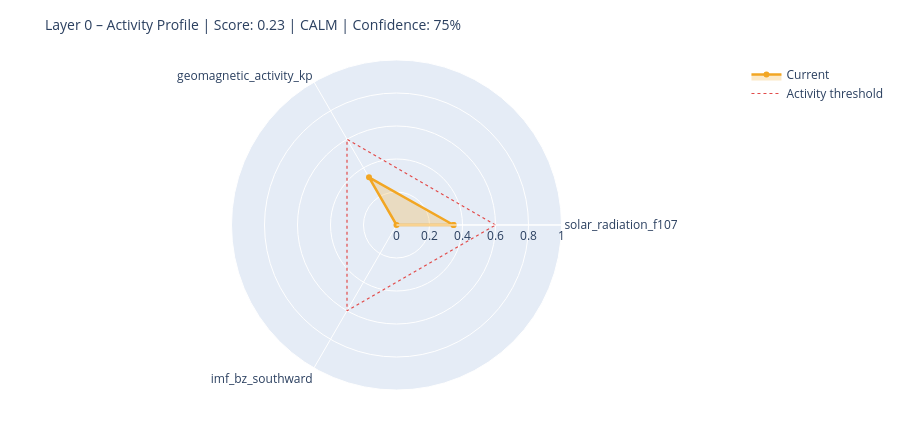

The code cell stored with this chart in its notebook:
### Markdown cell above
---
## 6. State Assessment & Handoff to Layer 1

### Code cell
# ============================================================
# STEP 1 – Collect raw values with source modes
# Mode: 'primary' | 'fallback_3h' | 'last_valid' | 'missing'
# ============================================================

def safe_last(df, col):
    if df is None or col not in df.columns: return None
    s = df[col].dropna()
    return float(s.iloc[-1]) if not s.empty else None

f107_now = safe_last(df_f107, 'f10.7')
bz_now   = safe_last(df_mag,  'bz_gsm')
kp_now   = safe_last(df_kp,   'kp')
sw_now   = safe_last(df_sw,   'speed')

source_modes = {
    'F10.7':    'primary'  if f107_now is not None else 'missing',
    'Kp':       'primary'  if kp_now   is not None else 'missing',
    'IMF_Bz':   'primary'  if bz_now   is not None else 'missing',
    'SW_speed': 'primary'  if sw_now   is not None else 'missing',
}

# Kp Fallback – 3h endpoint
if kp_now is None:
    try:
        r = requests.get(
            'https://services.swpc.noaa.gov/json/noaa-planetary-k-index.json',
            timeout=10)
        r.raise_for_status()
        fb = pd.DataFrame(r.json())
        tc = next((c for c in fb.columns if 'time' in c.lower()), fb.columns[0])
        kc = next((c for c in fb.columns if 'kp' in c.lower() and c != tc), None)
        if kc:
            fb[kc] = fb[kc].astype(str).str.extract(r'([0-9]+(?:\.[0-9]*)?)')[0]
            fb[kc] = pd.to_numeric(fb[kc], errors='coerce')
            fb = fb[fb[kc] >= 0].dropna(subset=[kc])
            if not fb.empty:
                kp_now = float(fb[kc].iloc[-1])
                source_modes['Kp'] = 'fallback_3h'
                print(f'  Kp fallback (3h): {kp_now:.1f}')
    except Exception as e:
        print(f'  Kp fallback failed: {e}')

# Solar Wind Fallback – last valid value
if sw_now is None and df_sw is not None and 'speed' in df_sw.columns:
    s = df_sw['speed'].dropna()
    if not s.empty:
        sw_now = float(s.iloc[-1])
        source_modes['SW_speed'] = 'last_valid'
        print(f'  SW fallback (last_valid): {sw_now:.0f} km/s')

print()
print('Source modes:', source_modes)

# ============================================================
# STEP 2 – Score from available components only
# ============================================================

def norm(v, lo, hi):
    if v is None: return None
    return max(0.0, min(1.0, (v - lo) / (hi - lo)))

COMPONENTS = {
    'solar_radiation_f107':    (f107_now, norm(f107_now, 60, 250)),
    'geomagnetic_activity_kp': (kp_now,   norm(kp_now,   0,   9)),
    'imf_bz_southward':        (bz_now,   norm(-(bz_now or 0) if bz_now else None, -5, 30)
                                           if bz_now is not None else None),
    'solar_wind_speed':        (sw_now,   norm(sw_now, 300, 800)),
}

available   = {k: v[1] for k, v in COMPONENTS.items() if v[1] is not None}
unavailable = [k for k, v in COMPONENTS.items() if v[1] is None]

layer0_score = round(sum(available.values()) / len(available), 4) if available else None
confidence   = round(len(available) / len(COMPONENTS), 2)

level = ('unknown'  if layer0_score is None
         else 'calm'     if layer0_score < 0.3
         else 'moderate' if layer0_score < 0.6
         else 'active')

# ============================================================
# STEP 3 – Dominant Driver
# ============================================================

def dominant_driver(kp, f107, bz, sw):
    candidates = []
    if kp   is not None and kp   >= 4:   candidates.append(('geomagnetic',    kp / 9))
    if sw   is not None and sw   >= 500:  candidates.append(('solar_wind',     sw / 800))
    if bz   is not None and bz   <= -5:   candidates.append(('imf_southward',  abs(bz) / 30))
    if f107 is not None and f107 >= 150:  candidates.append(('solar_radiation',f107 / 250))
    return max(candidates, key=lambda x: x[1])[0] if candidates else 'none'

driver = dominant_driver(kp_now, f107_now, bz_now, sw_now)

# ============================================================
# STEP 4 – Downstream expectations
# ============================================================

def downstream_expectation(driver, score, kp, bz, f107):
    exp = {
        'magnetosphere':        'calm',
        'ionosphere':           'calm',
        'schumann_resonance':   'unchanged',
        'lithosphere_currents': 'low',
    }
    if driver == 'geomagnetic' or (kp and kp >= 5):
        exp['magnetosphere']        = 'compressed / storm'
        exp['ionosphere']           = 'elevated disturbance (TEC variability)'
        exp['schumann_resonance']   = 'elevated amplitude possible'
        exp['lithosphere_currents'] = 'elevated induction currents'
    elif driver == 'imf_southward' or (bz and bz <= -5):
        exp['magnetosphere']        = 'energy coupling active'
        exp['ionosphere']           = 'elevated electron density possible'
        exp['schumann_resonance']   = 'slight modulation possible'
    elif driver == 'solar_radiation' or (f107 and f107 >= 150):
        exp['ionosphere']           = 'elevated ionization (F-layer)'
        exp['schumann_resonance']   = 'slightly elevated background activity'
    return exp

downstream = downstream_expectation(driver, layer0_score, kp_now, bz_now, f107_now)

# ============================================================
# CONSOLE OUTPUT
# ============================================================

W = 58
print('=' * W)
print('LAYER 0 – STATE ASSESSMENT')
print('=' * W)
for name, (raw_v, score_v) in COMPONENTS.items():
    if score_v is not None:
        bar = '█' * int(score_v * 20) + '░' * (20 - int(score_v * 20))
        print(f'  {name:<35}  {bar}  {score_v:.2f}')
    else:
        print(f'  {name:<35}  {"─" * 20}  n/a')
print('-' * W)
print(f'  Score ({len(available)}/{len(COMPONENTS)} components):  {layer0_score:.3f}')
print(f'  Confidence:         {confidence:.0%}')
print(f'  Level:              {level.upper()}')
print(f'  Dominant Driver:    {driver}')

# Radar chart
cats = list(available.keys())
vals = list(available.values())
if len(cats) >= 3:
    fig = go.Figure()
    fig.add_trace(go.Scatterpolar(
        r=vals + [vals[0]], theta=cats + [cats[0]],
        fill='toself', fillcolor='rgba(242,166,35,0.25)',
        line=dict(color='#F2A623', width=2.5), name='Current'
    ))
    fig.add_trace(go.Scatterpolar(
        r=[0.6] * (len(cats) + 1), theta=cats + [cats[0]],
        line=dict(color='#E24B4A', dash='dot', width=1.2),
        mode='lines', name='Activity threshold'
    ))
    fig.update_layout(
        title=dict(text=f'Layer 0 – Activity Profile | Score: {layer0_score:.2f} | {level.upper()} | Confidence: {confidence:.0%}',
                   font=dict(size=14)),
        polar=dict(radialaxis=dict(visible=True, range=[0, 1])),
        height=430, showlegend=True,
        margin=dict(l=60, r=60, t=60, b=40)
    )
    fig.show()

### Figure 1 — Plotly figure (JSON) as saved in the notebook; plotly's stock layout.template omitted (floating-point values rounded to 4 significant figures)
{"data": [{"fill": "toself", "fillcolor": "rgba(242,166,35,0.25)", "line": {"color": "#F2A623", "width": 2.5}, "name": "Current", "r": [0.3457, 0.3333, 0.0, 0.3457], "theta": ["solar_radiation_f107", "geomagnetic_activity_kp", "imf_bz_southward", "solar_radiation_f107"], "type": "scatterpolar"}, {"line": {"color": "#E24B4A", "dash": "dot", "width": 1.2}, "mode": "lines", "name": "Activity threshold", "r": [0.6, 0.6, 0.6, 0.6], "theta": ["solar_radiation_f107", "geomagnetic_activity_kp", "imf_bz_southward", "solar_radiation_f107"], "type": "scatterpolar"}], "layout": {"height": 430, "margin": {"b": 40, "l": 60, "r": 60, "t": 60}, "polar": {"radialaxis": {"range": [0, 1], "visible": true}}, "showlegend": true, "title": {"font": {"size": 14}, "text": "Layer 0 – Activity Profile | Score: 0.23 | CALM | Confidence: 75%"}}}
